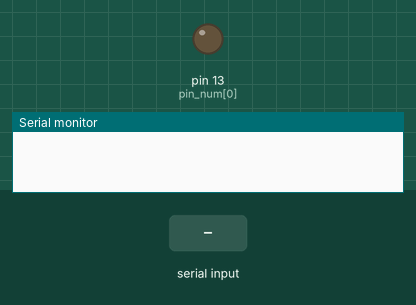
This sketch was run on a simulated Arduino Uno, built with avr-gcc and run on an emulated ATmega328P. Shown: output pins drawn as LEDs (lit = HIGH), the last lines printed to the serial monitor. Inputs (shaded band) come from the test bench.

Above: at 1.2 s.
1.3 s: "o" received over Serial
At 2.5 s:
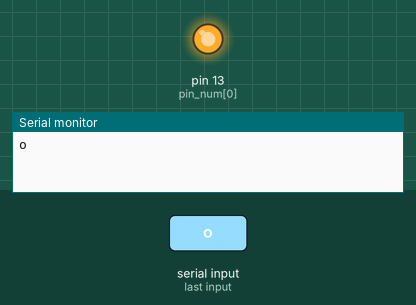
2.8 s: "x" received over Serial
At 3.6 s:
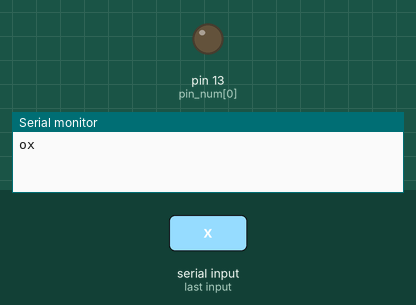
Timing chart, 0 to 5.8 s (numbered marks = the images above; inputs shaded):
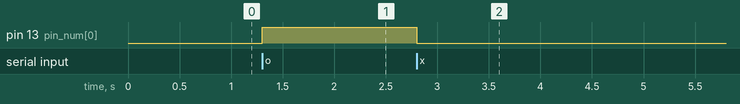

Measured:
- after the input at 1.3 s, pin 13 (pin_num[0]): LOW → HIGH at once
- after the input at 2.8 s, pin 13 (pin_num[0]): HIGH → LOW at once

The sketch:

serialEvent2.ino
```cpp
int pin_num[1]={13};
void setup() {
  // put your setup code here, to run once:
  Serial.begin(9600);
  pinMode(pin_num[0],OUTPUT);
  //Serial.println("Serial Test!!");
  //Serial.print("ECHO >> ");
}

void loop() {
  // put your main code here, to run repeatedly:
//  char data;
//  if(Serial.available()>0)
//  {
//    data=Serial.read();
//    Serial.print(data);
//    if(data=='o'){
//      digitalWrite(pin_num[0],HIGH);
//      delay(1000);
//      }
//    else if(data=='x'){
//      digitalWrite(pin_num[0],LOW);
//      delay(1000);
//      }
//  }
}

void serialEvent()
{
  char data; // 문자열을 저장하는 구조체(?)
  data=Serial.read();
  Serial.print(data);

  if(data=='o'){
  digitalWrite(pin_num[0],HIGH);
  delay(1000);
  }
  else if(data=='x'){
  digitalWrite(pin_num[0],LOW);
  delay(1000);
  }
}
```
